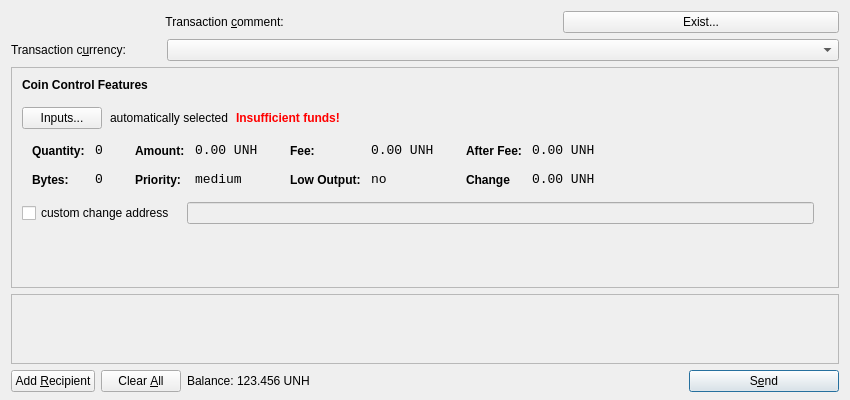
<?xml version="1.0" encoding="UTF-8"?>
<ui version="4.0">
 <class>SendCoinsDialog</class>
 <widget class="QDialog" name="SendCoinsDialog">
  <property name="geometry">
   <rect>
    <x>0</x>
    <y>0</y>
    <width>850</width>
    <height>400</height>
   </rect>
  </property>
  <property name="windowTitle">
   <string>Send Coins</string>
  </property>
  <layout class="QVBoxLayout" name="verticalLayout" stretch="0,0,1,0,0">
   <property name="bottomMargin">
    <number>8</number>
   </property>
   <item>
    <layout class="QHBoxLayout" name="horizontalLayoutTxComment">
     <property name="spacing">
      <number>0</number>
     </property>
     <item>
      <widget class="QLabel" name="labelTxComment">
       <property name="text">
        <string>Transaction &amp;comment: </string>
       </property>
       <property name="alignment">
        <set>Qt::AlignLeading|Qt::AlignLeft|Qt::AlignRight|Qt::AlignTrailing|Qt::AlignVCenter</set>
       </property>
       <property name="buddy">
        <cstring>editTxComment</cstring>
       </property>
      </widget>
     </item>
     <item>
      <widget class="QValidatedLineEdit" name="editTxComment" native="true">
       <property name="enabled">
        <bool>true</bool>
       </property>
       <property name="toolTip">
        <string>Enter a transaction comment (Note: this information is public)</string>
       </property>
      </widget>
     </item>
     <item>
      <widget class="QPushButton" name="pushButtonServices">
       <property name="styleSheet">
        <string notr="true"/>
       </property>
       <property name="text">
        <string>Exist...</string>
       </property>
      </widget>
     </item>
    </layout>
   </item>
   <item>
    <layout class="QHBoxLayout" name="horizontalLayout_3">
     <item>
      <widget class="QLabel" name="label_2">
       <property name="maximumSize">
        <size>
         <width>150</width>
         <height>16777215</height>
        </size>
       </property>
       <property name="text">
        <string>Transaction c&amp;urrency:</string>
       </property>
       <property name="buddy">
        <cstring>comboCurrency</cstring>
       </property>
      </widget>
     </item>
     <item>
      <widget class="QComboBox" name="comboCurrency"/>
     </item>
    </layout>
   </item>
   <item>
    <widget class="QFrame" name="frameCoinControl">
     <property name="sizePolicy">
      <sizepolicy hsizetype="Expanding" vsizetype="Expanding">
       <horstretch>0</horstretch>
       <verstretch>0</verstretch>
      </sizepolicy>
     </property>
     <property name="maximumSize">
      <size>
       <width>16777215</width>
       <height>16777215</height>
      </size>
     </property>
     <property name="frameShape">
      <enum>QFrame::StyledPanel</enum>
     </property>
     <property name="frameShadow">
      <enum>QFrame::Sunken</enum>
     </property>
     <layout class="QVBoxLayout" name="verticalLayoutCoinControl2">
      <property name="spacing">
       <number>6</number>
      </property>
      <property name="leftMargin">
       <number>0</number>
      </property>
      <property name="topMargin">
       <number>0</number>
      </property>
      <property name="rightMargin">
       <number>0</number>
      </property>
      <property name="bottomMargin">
       <number>6</number>
      </property>
      <item>
       <layout class="QVBoxLayout" name="verticalLayoutCoinControl" stretch="0,0,0,0,1">
        <property name="spacing">
         <number>0</number>
        </property>
        <property name="leftMargin">
         <number>10</number>
        </property>
        <property name="topMargin">
         <number>10</number>
        </property>
        <item>
         <layout class="QHBoxLayout" name="horizontalLayoutCoinControl1">
          <property name="bottomMargin">
           <number>15</number>
          </property>
          <item>
           <widget class="QLabel" name="labelCoinControlFeatures">
            <property name="sizePolicy">
             <sizepolicy hsizetype="Preferred" vsizetype="Maximum">
              <horstretch>0</horstretch>
              <verstretch>0</verstretch>
             </sizepolicy>
            </property>
            <property name="font">
             <font>
              <weight>75</weight>
              <bold>true</bold>
             </font>
            </property>
            <property name="styleSheet">
             <string notr="true">font-weight:bold;</string>
            </property>
            <property name="text">
             <string>Coin Control Features</string>
            </property>
           </widget>
          </item>
         </layout>
        </item>
        <item>
         <layout class="QHBoxLayout" name="horizontalLayoutCoinControl2" stretch="0,0,0,0">
          <property name="spacing">
           <number>8</number>
          </property>
          <property name="bottomMargin">
           <number>10</number>
          </property>
          <item>
           <widget class="QPushButton" name="pushButtonCoinControl">
            <property name="styleSheet">
             <string notr="true"/>
            </property>
            <property name="text">
             <string>Inputs...</string>
            </property>
           </widget>
          </item>
          <item>
           <widget class="QLabel" name="labelCoinControlAutomaticallySelected">
            <property name="text">
             <string>automatically selected</string>
            </property>
            <property name="margin">
             <number>5</number>
            </property>
           </widget>
          </item>
          <item>
           <widget class="QLabel" name="labelCoinControlInsuffFunds">
            <property name="font">
             <font>
              <weight>75</weight>
              <bold>true</bold>
             </font>
            </property>
            <property name="styleSheet">
             <string notr="true">color:red;font-weight:bold;</string>
            </property>
            <property name="text">
             <string>Insufficient funds!</string>
            </property>
            <property name="margin">
             <number>5</number>
            </property>
           </widget>
          </item>
          <item>
           <spacer name="horizontalSpacerCoinControl">
            <property name="orientation">
             <enum>Qt::Horizontal</enum>
            </property>
            <property name="sizeHint" stdset="0">
             <size>
              <width>40</width>
              <height>1</height>
             </size>
            </property>
           </spacer>
          </item>
         </layout>
        </item>
        <item>
         <widget class="QWidget" name="widgetCoinControl" native="true">
          <property name="sizePolicy">
           <sizepolicy hsizetype="Preferred" vsizetype="Preferred">
            <horstretch>0</horstretch>
            <verstretch>0</verstretch>
           </sizepolicy>
          </property>
          <property name="minimumSize">
           <size>
            <width>0</width>
            <height>0</height>
           </size>
          </property>
          <property name="styleSheet">
           <string notr="true"/>
          </property>
          <layout class="QHBoxLayout" name="horizontalLayoutCoinControl5">
           <property name="margin">
            <number>0</number>
           </property>
           <item>
            <layout class="QHBoxLayout" name="horizontalLayoutCoinControl3" stretch="0,0,0,1">
             <property name="spacing">
              <number>20</number>
             </property>
             <property name="topMargin">
              <number>0</number>
             </property>
             <property name="bottomMargin">
              <number>10</number>
             </property>
             <item>
              <layout class="QFormLayout" name="formLayoutCoinControl1">
               <property name="horizontalSpacing">
                <number>10</number>
               </property>
               <property name="verticalSpacing">
                <number>14</number>
               </property>
               <property name="leftMargin">
                <number>10</number>
               </property>
               <property name="topMargin">
                <number>4</number>
               </property>
               <property name="rightMargin">
                <number>6</number>
               </property>
               <item row="0" column="0">
                <widget class="QLabel" name="labelCoinControlQuantityText">
                 <property name="styleSheet">
                  <string notr="true">font-weight:bold;</string>
                 </property>
                 <property name="text">
                  <string>Quantity:</string>
                 </property>
                 <property name="margin">
                  <number>0</number>
                 </property>
                </widget>
               </item>
               <item row="0" column="1">
                <widget class="QLabel" name="labelCoinControlQuantity">
                 <property name="font">
                  <font>
                   <family>Monospace</family>
                   <pointsize>10</pointsize>
                  </font>
                 </property>
                 <property name="cursor">
                  <cursorShape>IBeamCursor</cursorShape>
                 </property>
                 <property name="contextMenuPolicy">
                  <enum>Qt::ActionsContextMenu</enum>
                 </property>
                 <property name="text">
                  <string>0</string>
                 </property>
                 <property name="margin">
                  <number>0</number>
                 </property>
                 <property name="textInteractionFlags">
                  <set>Qt::LinksAccessibleByMouse|Qt::TextSelectableByKeyboard|Qt::TextSelectableByMouse</set>
                 </property>
                </widget>
               </item>
               <item row="1" column="0">
                <widget class="QLabel" name="labelCoinControlBytesText">
                 <property name="styleSheet">
                  <string notr="true">font-weight:bold;</string>
                 </property>
                 <property name="text">
                  <string>Bytes:</string>
                 </property>
                </widget>
               </item>
               <item row="1" column="1">
                <widget class="QLabel" name="labelCoinControlBytes">
                 <property name="font">
                  <font>
                   <family>Monospace</family>
                   <pointsize>10</pointsize>
                  </font>
                 </property>
                 <property name="cursor">
                  <cursorShape>IBeamCursor</cursorShape>
                 </property>
                 <property name="contextMenuPolicy">
                  <enum>Qt::ActionsContextMenu</enum>
                 </property>
                 <property name="text">
                  <string>0</string>
                 </property>
                 <property name="textInteractionFlags">
                  <set>Qt::LinksAccessibleByMouse|Qt::TextSelectableByKeyboard|Qt::TextSelectableByMouse</set>
                 </property>
                </widget>
               </item>
              </layout>
             </item>
             <item>
              <layout class="QFormLayout" name="formLayoutCoinControl2">
               <property name="horizontalSpacing">
                <number>10</number>
               </property>
               <property name="verticalSpacing">
                <number>14</number>
               </property>
               <property name="leftMargin">
                <number>6</number>
               </property>
               <property name="topMargin">
                <number>4</number>
               </property>
               <property name="rightMargin">
                <number>6</number>
               </property>
               <item row="0" column="0">
                <widget class="QLabel" name="labelCoinControlAmountText">
                 <property name="styleSheet">
                  <string notr="true">font-weight:bold;</string>
                 </property>
                 <property name="text">
                  <string>Amount:</string>
                 </property>
                 <property name="margin">
                  <number>0</number>
                 </property>
                </widget>
               </item>
               <item row="0" column="1">
                <widget class="QLabel" name="labelCoinControlAmount">
                 <property name="font">
                  <font>
                   <family>Monospace</family>
                   <pointsize>10</pointsize>
                  </font>
                 </property>
                 <property name="cursor">
                  <cursorShape>IBeamCursor</cursorShape>
                 </property>
                 <property name="contextMenuPolicy">
                  <enum>Qt::ActionsContextMenu</enum>
                 </property>
                 <property name="text">
                  <string>0.00 UNH</string>
                 </property>
                 <property name="textInteractionFlags">
                  <set>Qt::LinksAccessibleByMouse|Qt::TextSelectableByKeyboard|Qt::TextSelectableByMouse</set>
                 </property>
                </widget>
               </item>
               <item row="1" column="0">
                <widget class="QLabel" name="labelCoinControlPriorityText">
                 <property name="styleSheet">
                  <string notr="true">font-weight:bold;</string>
                 </property>
                 <property name="text">
                  <string>Priority:</string>
                 </property>
                </widget>
               </item>
               <item row="1" column="1">
                <widget class="QLabel" name="labelCoinControlPriority">
                 <property name="font">
                  <font>
                   <family>Monospace</family>
                   <pointsize>10</pointsize>
                  </font>
                 </property>
                 <property name="cursor">
                  <cursorShape>IBeamCursor</cursorShape>
                 </property>
                 <property name="contextMenuPolicy">
                  <enum>Qt::ActionsContextMenu</enum>
                 </property>
                 <property name="text">
                  <string>medium</string>
                 </property>
                 <property name="textInteractionFlags">
                  <set>Qt::LinksAccessibleByMouse|Qt::TextSelectableByKeyboard|Qt::TextSelectableByMouse</set>
                 </property>
                </widget>
               </item>
              </layout>
             </item>
             <item>
              <layout class="QFormLayout" name="formLayoutCoinControl3">
               <property name="horizontalSpacing">
                <number>10</number>
               </property>
               <property name="verticalSpacing">
                <number>14</number>
               </property>
               <property name="leftMargin">
                <number>6</number>
               </property>
               <property name="topMargin">
                <number>4</number>
               </property>
               <property name="rightMargin">
                <number>6</number>
               </property>
               <item row="0" column="0">
                <widget class="QLabel" name="labelCoinControlFeeText">
                 <property name="styleSheet">
                  <string notr="true">font-weight:bold;</string>
                 </property>
                 <property name="text">
                  <string>Fee:</string>
                 </property>
                 <property name="margin">
                  <number>0</number>
                 </property>
                </widget>
               </item>
               <item row="0" column="1">
                <widget class="QLabel" name="labelCoinControlFee">
                 <property name="font">
                  <font>
                   <family>Monospace</family>
                   <pointsize>10</pointsize>
                  </font>
                 </property>
                 <property name="cursor">
                  <cursorShape>IBeamCursor</cursorShape>
                 </property>
                 <property name="contextMenuPolicy">
                  <enum>Qt::ActionsContextMenu</enum>
                 </property>
                 <property name="text">
                  <string>0.00 UNH</string>
                 </property>
                 <property name="textInteractionFlags">
                  <set>Qt::LinksAccessibleByMouse|Qt::TextSelectableByKeyboard|Qt::TextSelectableByMouse</set>
                 </property>
                </widget>
               </item>
               <item row="1" column="0">
                <widget class="QLabel" name="labelCoinControlLowOutputText">
                 <property name="styleSheet">
                  <string notr="true">font-weight:bold;</string>
                 </property>
                 <property name="text">
                  <string>Low Output:</string>
                 </property>
                </widget>
               </item>
               <item row="1" column="1">
                <widget class="QLabel" name="labelCoinControlLowOutput">
                 <property name="font">
                  <font>
                   <family>Monospace</family>
                   <pointsize>10</pointsize>
                  </font>
                 </property>
                 <property name="cursor">
                  <cursorShape>IBeamCursor</cursorShape>
                 </property>
                 <property name="contextMenuPolicy">
                  <enum>Qt::ActionsContextMenu</enum>
                 </property>
                 <property name="text">
                  <string>no</string>
                 </property>
                 <property name="textInteractionFlags">
                  <set>Qt::LinksAccessibleByMouse|Qt::TextSelectableByKeyboard|Qt::TextSelectableByMouse</set>
                 </property>
                </widget>
               </item>
              </layout>
             </item>
             <item>
              <layout class="QFormLayout" name="formLayoutCoinControl4">
               <property name="horizontalSpacing">
                <number>10</number>
               </property>
               <property name="verticalSpacing">
                <number>14</number>
               </property>
               <property name="leftMargin">
                <number>6</number>
               </property>
               <property name="topMargin">
                <number>4</number>
               </property>
               <property name="rightMargin">
                <number>6</number>
               </property>
               <item row="0" column="0">
                <widget class="QLabel" name="labelCoinControlAfterFeeText">
                 <property name="styleSheet">
                  <string notr="true">font-weight:bold;</string>
                 </property>
                 <property name="text">
                  <string>After Fee:</string>
                 </property>
                 <property name="margin">
                  <number>0</number>
                 </property>
                </widget>
               </item>
               <item row="0" column="1">
                <widget class="QLabel" name="labelCoinControlAfterFee">
                 <property name="font">
                  <font>
                   <family>Monospace</family>
                   <pointsize>10</pointsize>
                  </font>
                 </property>
                 <property name="cursor">
                  <cursorShape>IBeamCursor</cursorShape>
                 </property>
                 <property name="contextMenuPolicy">
                  <enum>Qt::ActionsContextMenu</enum>
                 </property>
                 <property name="text">
                  <string>0.00 UNH</string>
                 </property>
                 <property name="textInteractionFlags">
                  <set>Qt::LinksAccessibleByMouse|Qt::TextSelectableByKeyboard|Qt::TextSelectableByMouse</set>
                 </property>
                </widget>
               </item>
               <item row="1" column="0">
                <widget class="QLabel" name="labelCoinControlChangeText">
                 <property name="styleSheet">
                  <string notr="true">font-weight:bold;</string>
                 </property>
                 <property name="text">
                  <string>Change</string>
                 </property>
                </widget>
               </item>
               <item row="1" column="1">
                <widget class="QLabel" name="labelCoinControlChange">
                 <property name="font">
                  <font>
                   <family>Monospace</family>
                   <pointsize>10</pointsize>
                  </font>
                 </property>
                 <property name="cursor">
                  <cursorShape>IBeamCursor</cursorShape>
                 </property>
                 <property name="contextMenuPolicy">
                  <enum>Qt::ActionsContextMenu</enum>
                 </property>
                 <property name="text">
                  <string>0.00 UNH</string>
                 </property>
                 <property name="textInteractionFlags">
                  <set>Qt::LinksAccessibleByMouse|Qt::TextSelectableByKeyboard|Qt::TextSelectableByMouse</set>
                 </property>
                </widget>
               </item>
              </layout>
             </item>
            </layout>
           </item>
          </layout>
         </widget>
        </item>
        <item>
         <layout class="QHBoxLayout" name="horizontalLayoutCoinControl4" stretch="0,0,0">
          <property name="spacing">
           <number>12</number>
          </property>
          <property name="sizeConstraint">
           <enum>QLayout::SetDefaultConstraint</enum>
          </property>
          <property name="topMargin">
           <number>5</number>
          </property>
          <property name="rightMargin">
           <number>5</number>
          </property>
          <item>
           <widget class="QCheckBox" name="checkBoxCoinControlChange">
            <property name="text">
             <string>custom change address</string>
            </property>
           </widget>
          </item>
          <item>
           <widget class="QLineEdit" name="lineEditCoinControlChange">
            <property name="enabled">
             <bool>false</bool>
            </property>
            <property name="sizePolicy">
             <sizepolicy hsizetype="Expanding" vsizetype="Fixed">
              <horstretch>0</horstretch>
              <verstretch>0</verstretch>
             </sizepolicy>
            </property>
           </widget>
          </item>
          <item>
           <widget class="QLabel" name="labelCoinControlChangeLabel">
            <property name="sizePolicy">
             <sizepolicy hsizetype="Preferred" vsizetype="Expanding">
              <horstretch>0</horstretch>
              <verstretch>0</verstretch>
             </sizepolicy>
            </property>
            <property name="minimumSize">
             <size>
              <width>0</width>
              <height>0</height>
             </size>
            </property>
            <property name="text">
             <string/>
            </property>
            <property name="margin">
             <number>3</number>
            </property>
           </widget>
          </item>
         </layout>
        </item>
        <item>
         <spacer name="verticalSpacerCoinControl">
          <property name="orientation">
           <enum>Qt::Vertical</enum>
          </property>
          <property name="sizeHint" stdset="0">
           <size>
            <width>800</width>
            <height>1</height>
           </size>
          </property>
         </spacer>
        </item>
       </layout>
      </item>
     </layout>
    </widget>
   </item>
   <item>
    <widget class="QScrollArea" name="scrollArea">
     <property name="widgetResizable">
      <bool>true</bool>
     </property>
     <widget class="QWidget" name="scrollAreaWidgetContents">
      <property name="geometry">
       <rect>
        <x>0</x>
        <y>0</y>
        <width>830</width>
        <height>76</height>
       </rect>
      </property>
      <layout class="QVBoxLayout" name="verticalLayout_2">
       <property name="margin">
        <number>0</number>
       </property>
       <item>
        <layout class="QVBoxLayout" name="entries">
         <property name="spacing">
          <number>6</number>
         </property>
        </layout>
       </item>
       <item>
        <spacer name="verticalSpacer">
         <property name="orientation">
          <enum>Qt::Vertical</enum>
         </property>
         <property name="sizeHint" stdset="0">
          <size>
           <width>20</width>
           <height>40</height>
          </size>
         </property>
        </spacer>
       </item>
      </layout>
     </widget>
    </widget>
   </item>
   <item>
    <layout class="QHBoxLayout" name="horizontalLayout">
     <item>
      <widget class="QPushButton" name="addButton">
       <property name="toolTip">
        <string>Send to multiple recipients at once</string>
       </property>
       <property name="text">
        <string>Add &amp;Recipient</string>
       </property>
       <property name="icon">
        <iconset resource="../bitcoin.qrc">
         <normaloff>:/icons/add</normaloff>:/icons/add</iconset>
       </property>
       <property name="autoDefault">
        <bool>false</bool>
       </property>
      </widget>
     </item>
     <item>
      <widget class="QPushButton" name="clearButton">
       <property name="sizePolicy">
        <sizepolicy hsizetype="Minimum" vsizetype="Fixed">
         <horstretch>0</horstretch>
         <verstretch>0</verstretch>
        </sizepolicy>
       </property>
       <property name="toolTip">
        <string>Remove all transaction fields</string>
       </property>
       <property name="text">
        <string>Clear &amp;All</string>
       </property>
       <property name="icon">
        <iconset resource="../bitcoin.qrc">
         <normaloff>:/icons/remove</normaloff>:/icons/remove</iconset>
       </property>
       <property name="autoRepeatDelay">
        <number>300</number>
       </property>
       <property name="autoDefault">
        <bool>false</bool>
       </property>
      </widget>
     </item>
     <item>
      <layout class="QHBoxLayout" name="horizontalLayout_2">
       <property name="spacing">
        <number>3</number>
       </property>
       <item>
        <widget class="QLabel" name="label">
         <property name="sizePolicy">
          <sizepolicy hsizetype="Preferred" vsizetype="Fixed">
           <horstretch>0</horstretch>
           <verstretch>0</verstretch>
          </sizepolicy>
         </property>
         <property name="text">
          <string>Balance:</string>
         </property>
        </widget>
       </item>
       <item>
        <widget class="QLabel" name="labelBalance">
         <property name="sizePolicy">
          <sizepolicy hsizetype="Preferred" vsizetype="Fixed">
           <horstretch>0</horstretch>
           <verstretch>0</verstretch>
          </sizepolicy>
         </property>
         <property name="cursor">
          <cursorShape>IBeamCursor</cursorShape>
         </property>
         <property name="text">
          <string>123.456 UNH</string>
         </property>
         <property name="textInteractionFlags">
          <set>Qt::LinksAccessibleByMouse|Qt::TextSelectableByKeyboard|Qt::TextSelectableByMouse</set>
         </property>
        </widget>
       </item>
      </layout>
     </item>
     <item>
      <spacer name="horizontalSpacer">
       <property name="orientation">
        <enum>Qt::Horizontal</enum>
       </property>
       <property name="sizeHint" stdset="0">
        <size>
         <width>40</width>
         <height>20</height>
        </size>
       </property>
      </spacer>
     </item>
     <item>
      <widget class="QPushButton" name="sendButton">
       <property name="minimumSize">
        <size>
         <width>150</width>
         <height>0</height>
        </size>
       </property>
       <property name="toolTip">
        <string>Confirm the send action</string>
       </property>
       <property name="text">
        <string>S&amp;end</string>
       </property>
       <property name="icon">
        <iconset resource="../bitcoin.qrc">
         <normaloff>:/icons/send</normaloff>:/icons/send</iconset>
       </property>
       <property name="default">
        <bool>true</bool>
       </property>
      </widget>
     </item>
    </layout>
   </item>
  </layout>
 </widget>
 <customwidgets>
  <customwidget>
   <class>QValidatedLineEdit</class>
   <extends>QWidget</extends>
   <header>qvalidatedlineedit.h</header>
  </customwidget>
 </customwidgets>
 <resources>
  <include location="../bitcoin.qrc"/>
 </resources>
 <connections/>
</ui>
